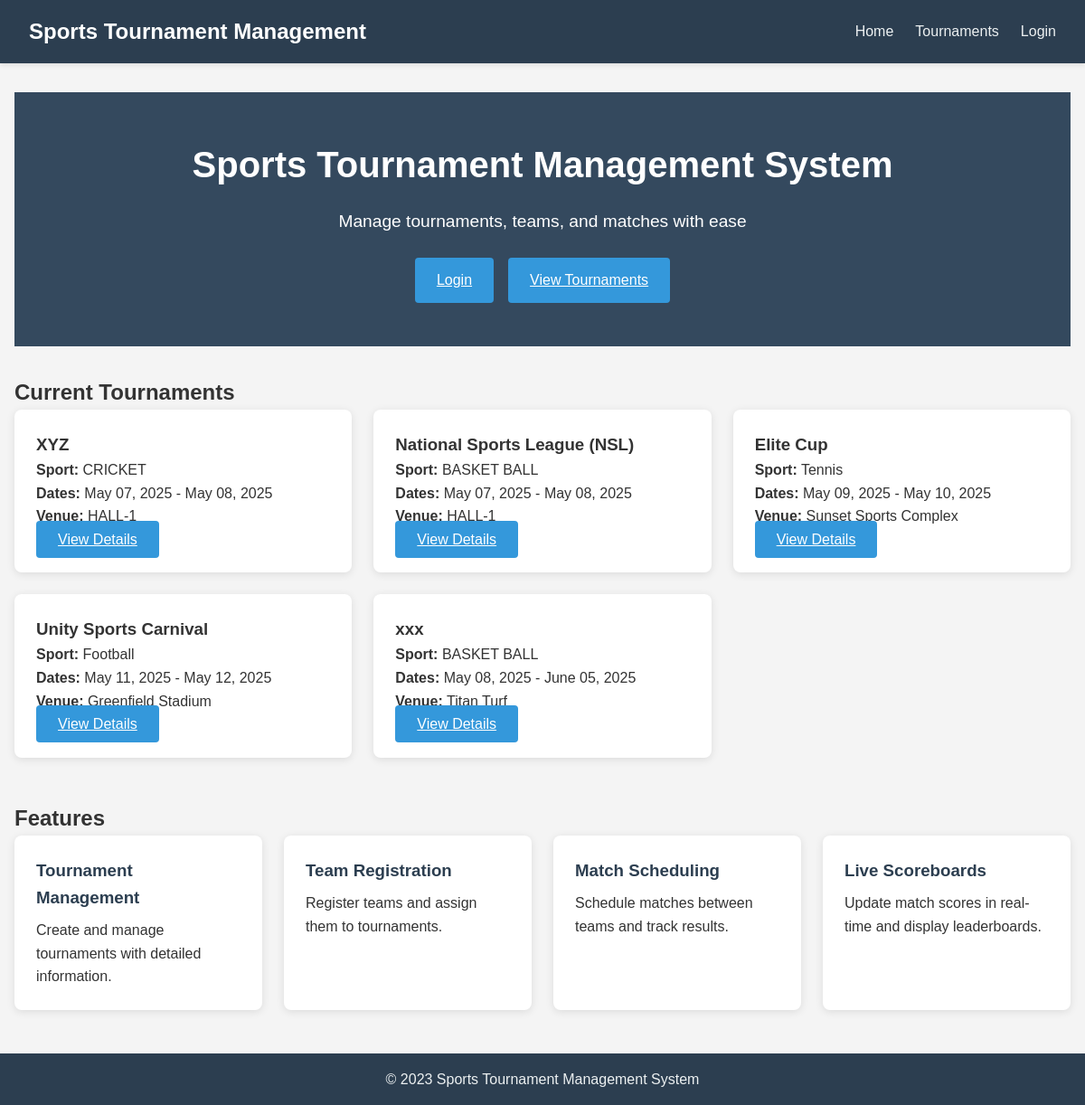
The page / on the database its author committed.
### models.py (models this page shows)
class Tournament(db.Model):
    id = db.Column(db.Integer, primary_key=True)
    name = db.Column(db.String(100), nullable=False)
    sport_type = db.Column(db.String(50), nullable=False)
    start_date = db.Column(db.DateTime, nullable=False)
    end_date = db.Column(db.DateTime, nullable=False)
    created_at = db.Column(db.DateTime, default=datetime.utcnow)
    venue_id = db.Column(db.Integer, db.ForeignKey('venue.id'), nullable=False)
    organizer_id = db.Column(db.Integer, db.ForeignKey('user.id'), nullable=False)
    teams = db.relationship('Team', backref='tournament', lazy=True)
    matches = db.relationship('Match', backref='tournament', lazy=True)

class Venue(db.Model):
    id = db.Column(db.Integer, primary_key=True)
    name = db.Column(db.String(100), nullable=False)
    address = db.Column(db.String(200))
    capacity = db.Column(db.Integer)
    tournaments = db.relationship('Tournament', backref='venue', lazy=True)

### routes.py (the view)
@app.route('/')
def index():
    tournaments = Tournament.query.all()
    return render_template('index.html', tournaments=tournaments)

### templates/index.html
{% extends 'base.html' %}
{% block content %}
<section class="hero">
    <div class="hero-content">
        <h1>Sports Tournament Management System</h1>
        <p>Manage tournaments, teams, and matches with ease</p>
        <div class="hero-buttons">
            {% if session.get('user_id') %}
                <a href="{{ url_for('dashboard') }}" class="btn">Go to Dashboard</a>
            {% else %}
                <a href="{{ url_for('login') }}" class="btn">Login</a>
            {% endif %}
            <a href="{{ url_for('tournaments') }}" class="btn">View Tournaments</a>
        </div>
    </div>
</section>
<section class="featured-tournaments">
    <h2>Current Tournaments</h2>
    {% if tournaments %}
        <div class="tournament-list">
            {% for tournament in tournaments %}
                <div class="tournament-card">
                    <h3>{{ tournament.name }}</h3>
                    <p><strong>Sport:</strong> {{ tournament.sport_type }}</p>
                    <p><strong>Dates:</strong> {{ tournament.start_date.strftime('%B %d, %Y') }} - {{ tournament.end_date.strftime('%B %d, %Y') }}</p>
                    <p><strong>Venue:</strong> {{ tournament.venue.name }}</p>
                    <a href="{{ url_for('tournament_details', id=tournament.id) }}" class="btn">View Details</a>
                </div>
            {% endfor %}
        </div>
    {% else %}
        <p class="no-data">No tournaments available at this time.</p>
    {% endif %}
</section>
<section class="features">
    <h2>Features</h2>
    <div class="features-grid">
        <div class="feature-card">
            <h3>Tournament Management</h3>
            <p>Create and manage tournaments with detailed information.</p>
        </div>
        <div class="feature-card">
            <h3>Team Registration</h3>
            <p>Register teams and assign them to tournaments.</p>
        </div>
        <div class="feature-card">
            <h3>Match Scheduling</h3>
            <p>Schedule matches between teams and track results.</p>
        </div>
        <div class="feature-card">
            <h3>Live Scoreboards</h3>
            <p>Update match scores in real-time and display leaderboards.</p>
        </div>
    </div>
</section>
{% endblock %}

### static/css/style.css (style rules this page uses)
* { margin: 0; padding: 0; box-sizing: border-box; font-family: 'Arial', sans-serif; }
body { background-color: #f4f4f4; color: #333; line-height: 1.6; }
.btn { padding: 0.75rem 1.5rem; background-color: #3498db; border: none; border-radius: 4px; color: #fff; cursor: pointer; font-size: 1rem; transition: background-color 0.3s ease; }
.tournament-list { display: grid; grid-template-columns: repeat(auto-fit, minmax(300px, 1fr)); gap: 1.5rem; }
.tournament-card { background-color: #fff; border-radius: 8px; box-shadow: 0 2px 10px rgba(0,0,0,0.1); padding: 1.5rem; transition: transform 0.3s ease; }
.hero { background-color: #34495e; color: #fff; padding: 3rem 1rem; text-align: center; margin-bottom: 2rem; }
.hero-content h1 { font-size: 2.5rem; margin-bottom: 1rem; }
.hero-content p { font-size: 1.2rem; margin-bottom: 1.5rem; }
.hero-buttons { display: flex; justify-content: center; gap: 1rem; }
.features { margin: 3rem 0; }
.features-grid { display: grid; grid-template-columns: repeat(auto-fit, minmax(250px, 1fr)); gap: 1.5rem; }
.feature-card { background-color: #fff; padding: 1.5rem; border-radius: 8px; box-shadow: 0 2px 10px rgba(0,0,0,0.1); }
.feature-card h3 { margin-bottom: 0.5rem; color: #2c3e50; }

### rows shown on the page
Tournament: name "XYZ", sport_type "CRICKET", start_date "May 07, 2025", end_date "May 08, 2025", venue.name "HALL-1"
Tournament: name "National Sports League (NSL)", sport_type "BASKET BALL", start_date "May 07, 2025", end_date "May 08, 2025", venue.name "HALL-1"
Tournament: name "Elite Cup", sport_type "Tennis", start_date "May 09, 2025", end_date "May 10, 2025", venue.name "Sunset Sports Complex"
Tournament: name "Unity Sports Carnival", sport_type "Football", start_date "May 11, 2025", end_date "May 12, 2025", venue.name "Greenfield Stadium"
Tournament: name "xxx", sport_type "BASKET BALL", start_date "May 08, 2025", end_date "June 05, 2025", venue.name "Titan Turf"
